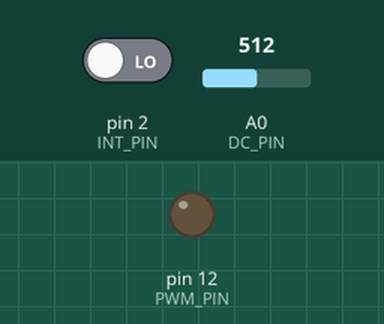
A sketch run on a simulated Arduino Uno, built with avr-gcc and run on an emulated ATmega328P. Parts: output pins drawn as LEDs (lit = HIGH). Inputs (shaded band) come from the test bench; at power-on: A0 (DC_PIN) = 512, pin 2 (INT_PIN) LOW. What the sketch prints to the serial monitor is not drawn.

Above: at 1.2 s.
1.3 s: A0 (DC_PIN) set to 523
At 1.8 s:
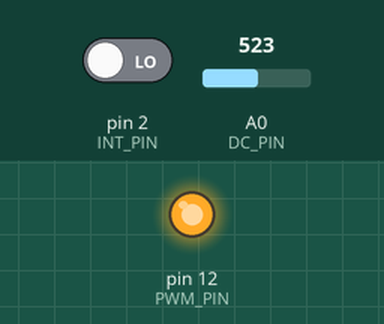
2.8 s: A0 (DC_PIN) set to 511
At 4.0 s:
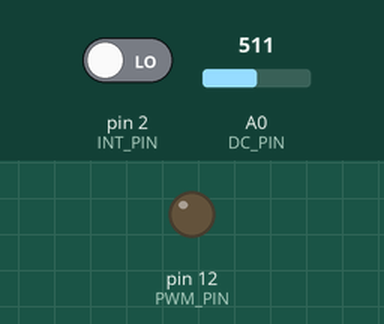
4.3 s: A0 (DC_PIN) set to 716
At 5.2 s:
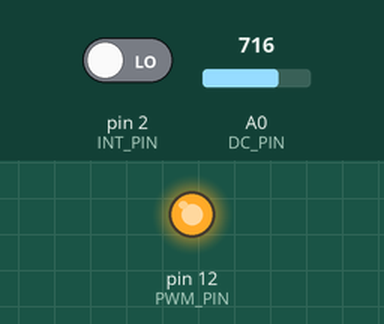
Timing chart, 0 to 7.3 s (numbered marks = the images above; inputs shaded):
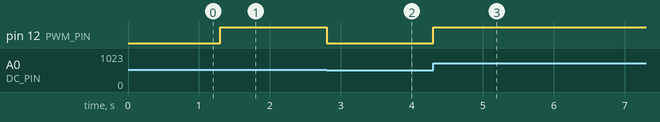

The sketch:

lab2.ino
```cpp
#define DC_PIN A0
#define PWM_PIN 12
#define INT_PIN 2
#define PART1
#define PART2
// #define PART3

int pulse_count;
void count_interrupt(){
	pulse_count++;
}

void setup(){
	Serial.begin(9600);
	pinMode(DC_PIN, INPUT);
	pinMode(PWM_PIN, OUTPUT);
	attachInterrupt(digitalPinToInterrupt(INT_PIN), count_interrupt, RISING);
}


void loop(){

	#ifdef PART1
		int dc_value = analogRead(DC_PIN); // Return value from 0 to 1023
		dc_value = map(dc_value, 0, 1023, 0, 255);
		analogWrite(PWM_PIN, dc_value);
		// Serial.println(dc_value);
		// analogWrite(PWM_PIN, 120);
	#endif

	#ifdef PART2
//		static last_pulse = 0;
//		static velocity = 0;
		Serial.println(pulse_count);
	#endif

	#ifdef PART3
		if (Serial.available() > 0 /*&& Serial.read() == '9'*/) {
			char incomingByte = Serial.read(); // read the incoming byte:
			if (incomingByte == '9'){
				Serial.println(pulse_count++);
			}


			// Serial.println(incomingByte);
		}
	#endif
}
```

Measured:
- the behaviour switches between 513 and 514 on A0 (DC_PIN) (found by bisection; images 0 and 1)
- after the input at 1.3 s, pin 12 (PWM_PIN): LOW → HIGH at once
- after the input at 2.8 s, pin 12 (PWM_PIN): HIGH → LOW at once
- after the input at 4.3 s, pin 12 (PWM_PIN): LOW → HIGH at once
